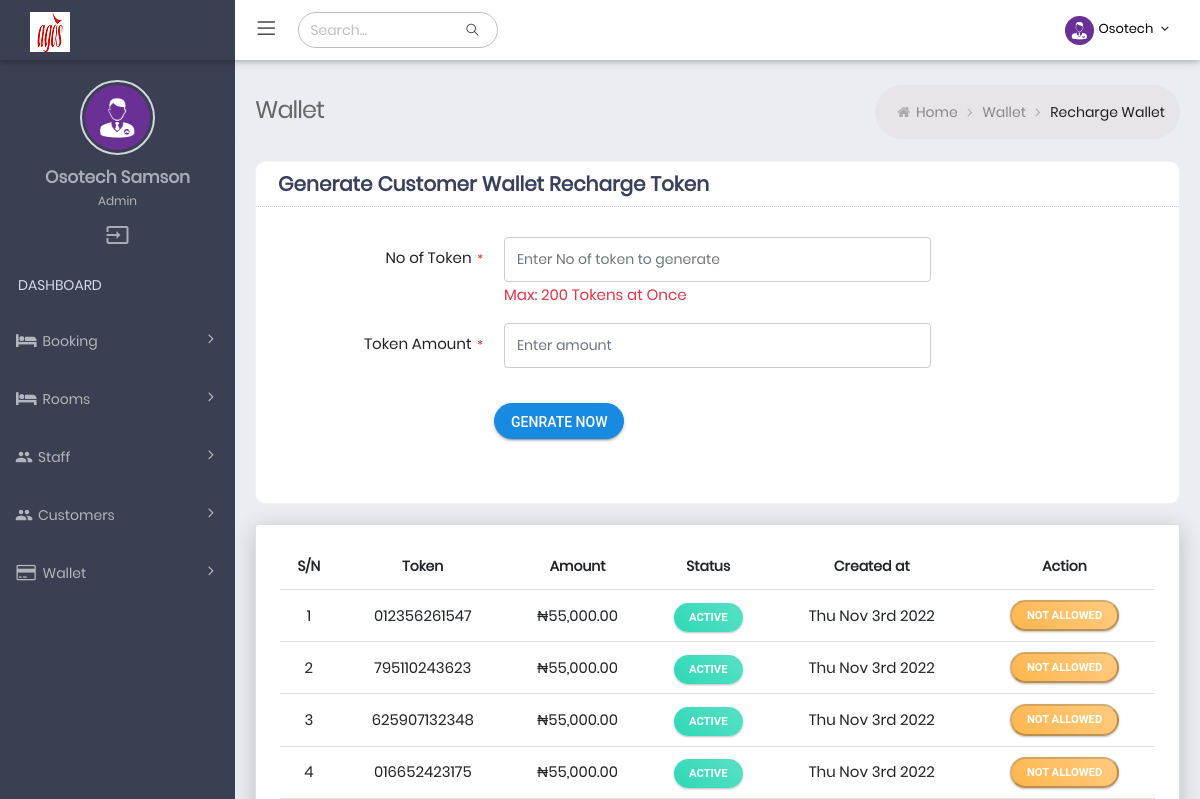
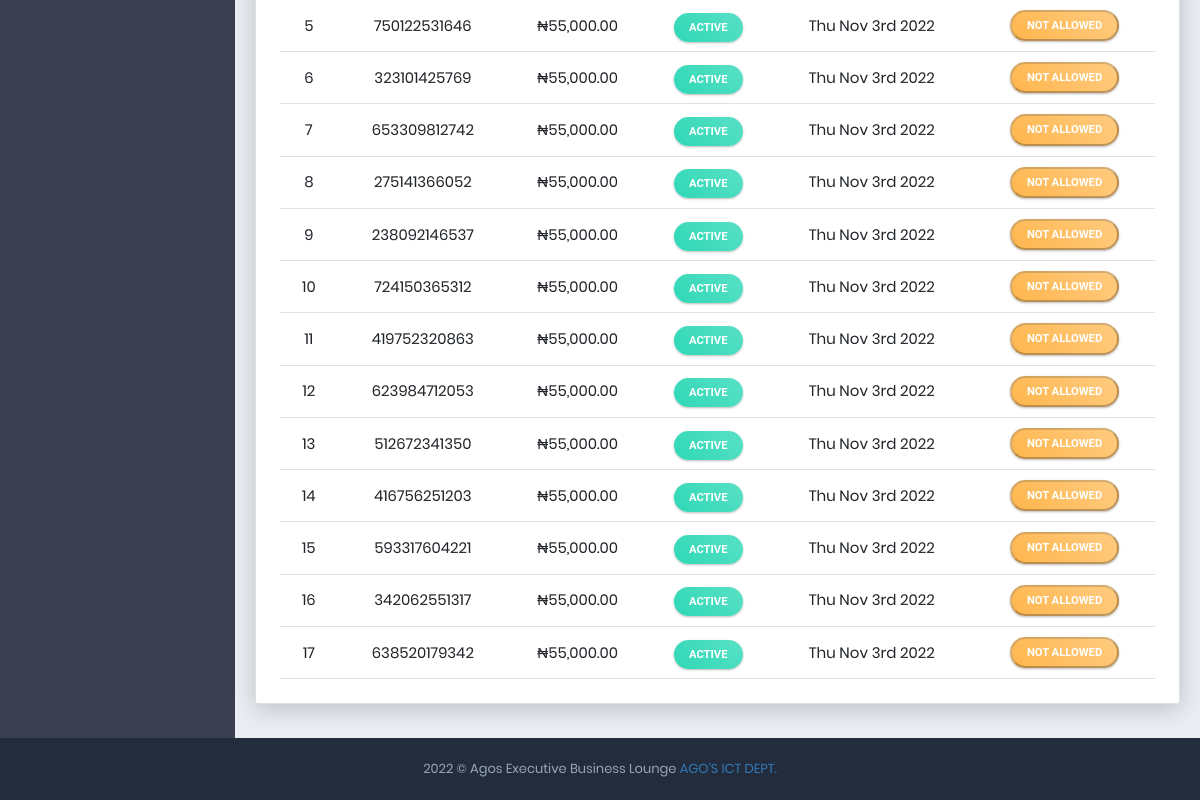
Page /generate (signed in) on the earlier database version (2 pictures, top to bottom).
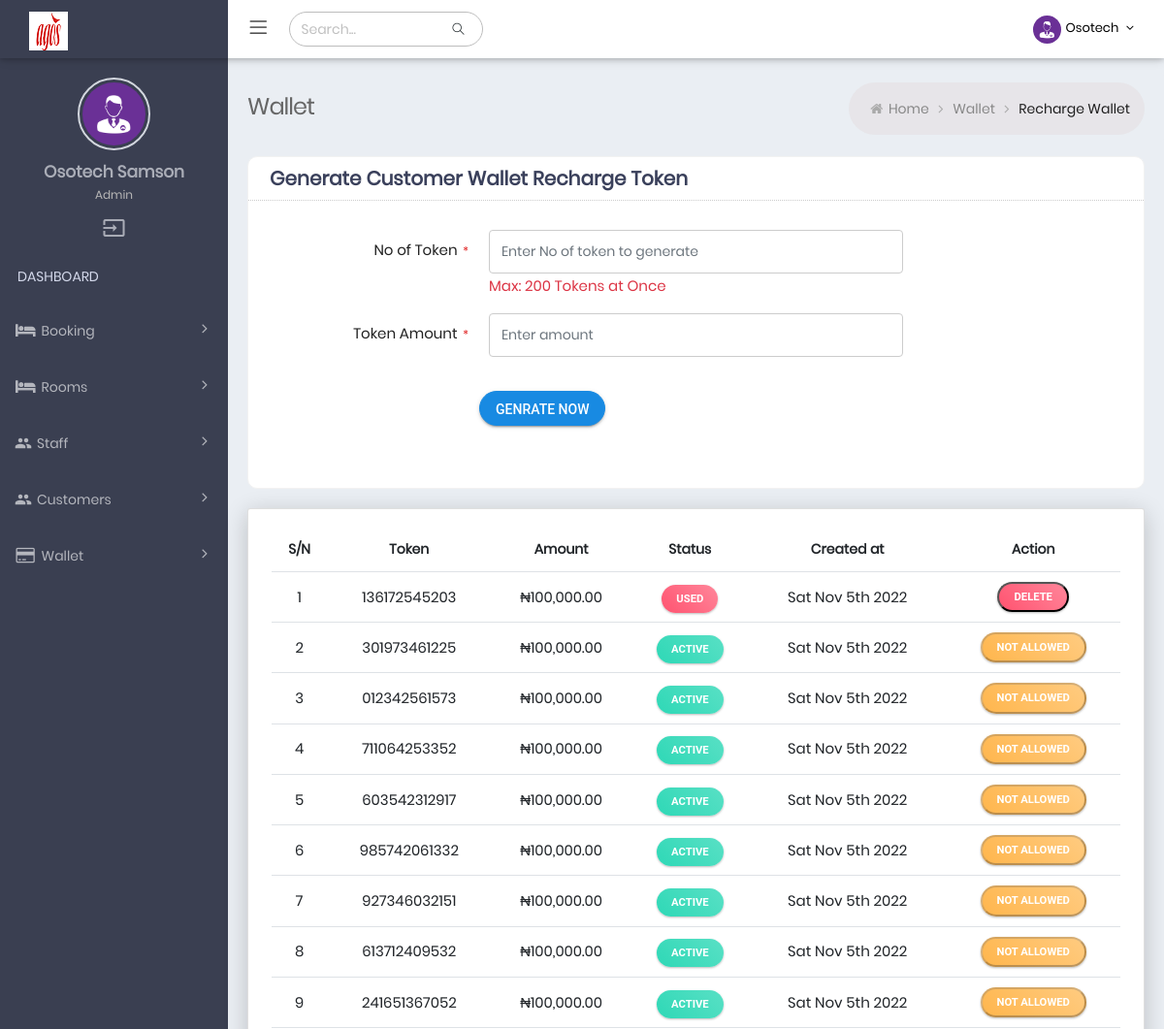
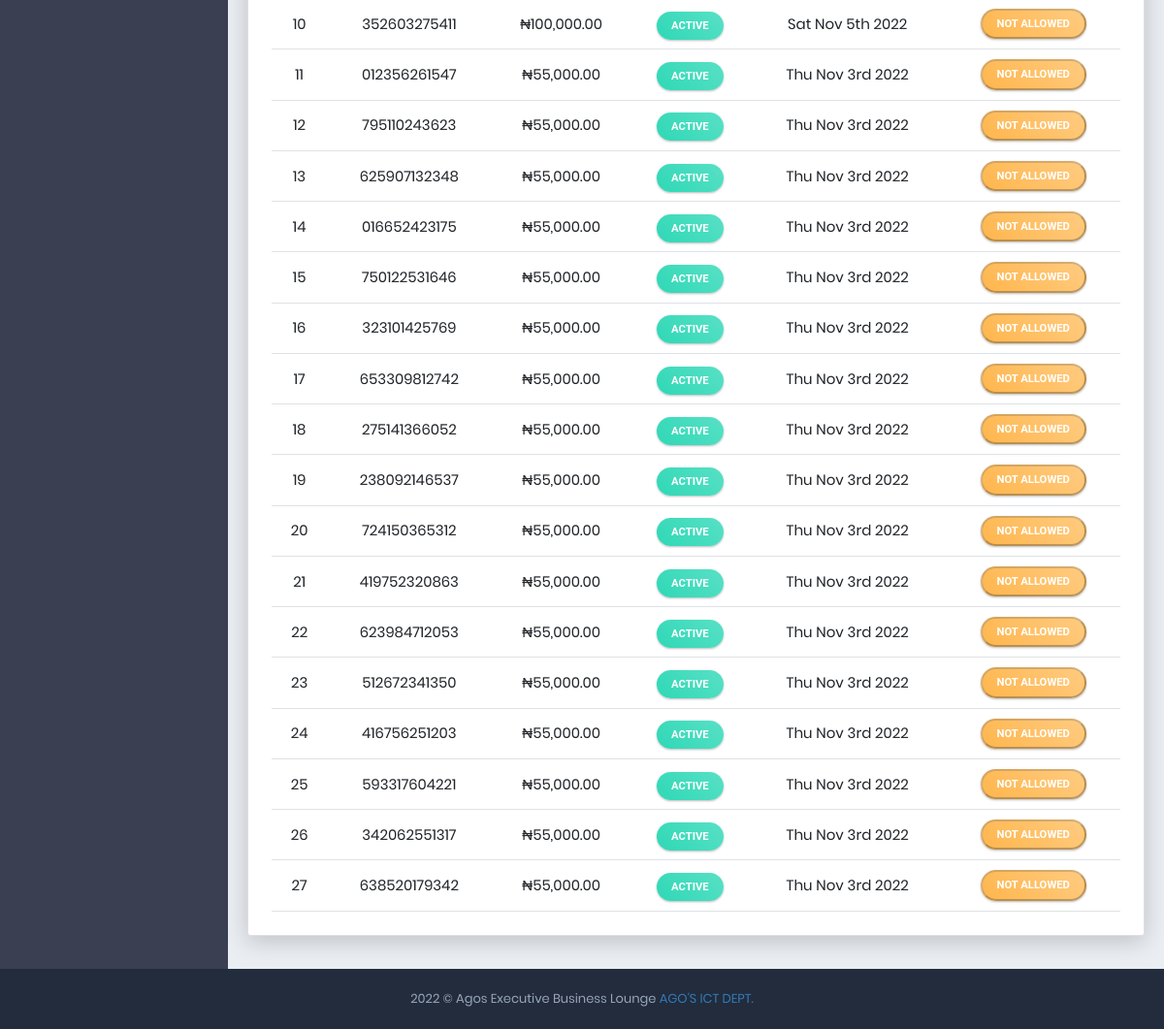
Same page on the later database version (2 pictures, top to bottom).
### tables this page shows
CREATE TABLE IF NOT EXISTS `admin_tbl` (
  `id` int(11) NOT NULL AUTO_INCREMENT,
  `username` varchar(50) DEFAULT NULL,
  `email` varchar(255) DEFAULT NULL,
  `password` varchar(255) DEFAULT NULL,
  `fullname` varchar(255) DEFAULT NULL,
  `role_type` varchar(50) NOT NULL DEFAULT 'Admin',
  `status` tinyint(1) NOT NULL DEFAULT 0 COMMENT '0= not active, 1=active',
  `verified` tinyint(1) NOT NULL DEFAULT 0 COMMENT '0=not verified, 1= verified',
  `is_online` tinyint(1) NOT NULL DEFAULT 0 COMMENT '0=offline, 1=online',
  `created_at` date NOT NULL,
  PRIMARY KEY (`id`)
);

CREATE TABLE IF NOT EXISTS `wallet_pins_tbl` (
  `id` bigint(20) NOT NULL AUTO_INCREMENT,
  `token` varchar(50) NOT NULL,
  `amount` float NOT NULL,
  `status` tinyint(1) NOT NULL DEFAULT 0 COMMENT '0= active, 1=used',
  `created_at` date NOT NULL,
  PRIMARY KEY (`id`),
  UNIQUE KEY `token` (`token`)
);

### Helper/helper.php (called while the page is built, shortened)
<?php
$Database = new Database();
$dbh = $Database->osotech_connect();
$Alert = new Alert();
$Core = new Core($dbh, $Alert);
$Admin = new Admin($dbh, $Core, $Alert);
$Pin = new Pin($dbh, $Core, $Alert);
$Admin->isAdminLoggedIn();
$admin_data = $Admin->getAdminById($_SESSION['AGOS_ADMIN_UNIQUE_ID']);

### App/Controller/Admin.php (called while the page is built, shortened)
<?php
class Admin
{
  private PDO $dbh;
  private $table = "admin_tbl";
  public function __construct($dbh, $Core, $Alert)
  {
    $this->dbh = $dbh;
  }
  public function getAdminById($aid)
  {
    $sql = "SELECT * FROM `{$this->table}` WHERE id=? LIMIT 1";
    $this->stmt = $this->dbh->prepare($sql);
    $this->response = $this->stmt->execute([$aid]);
    if ($this->stmt->rowCount() == '1') {
      $this->response = $this->stmt->fetch();
      return $this->response;
      $this->dbh = null;
    }
  }
}

### App/Controller/Pin.php (called while the page is built, shortened)
<?php
class Pin
{
  private PDO $dbh;
  private $table = "wallet_pins_tbl";
  public function __construct($dbh, $Core, $Alert)
  {
    $this->dbh = $dbh;
  }
  public function getAllWalletToken()
  {
    $this->query = "SELECT * FROM `{$this->table}` ORDER BY id DESC";
    $this->stmt = $this->dbh->prepare($this->query);
    $this->stmt->execute();
    if ($this->stmt->rowCount() > 0) {
      $this->response = $this->stmt->fetchAll();
      return $this->response;
    }
  }
}

### generate.php (the view, shortened to what this page needs)
<?php
require_once "Helper/helper.php";
?>
<!DOCTYPE html>
<html lang="en">
<head>
  <?php include_once("Inc/DatatableHeaderScript.php"); ?>
</head>
<body
  class="page-header-fixed sidemenu-closed-hidelogo page-content-white page-md header-white dark-sidebar-color logo-dark">
  <div class="page-wrapper">
    <?php include_once "Inc/Header.php" ?>
    <div class="page-container">
      <?php include_once "Inc/TopSidebar.php"; ?>
      <div class="page-content-wrapper">
        <div class="page-content">
          <div class="page-bar">
            <div class="page-title-breadcrumb">
              <div class=" pull-left">
                <div class="page-title">Wallet</div>
              </div>
              <ol class="breadcrumb page-breadcrumb pull-right">
                <li><i class="fa fa-home"></i>&nbsp;<a class="parent-item" href="./">Home</a>&nbsp;<i
                    class="fa fa-angle-right"></i>
                </li>
                <li><a class="parent-item" href="#">Wallet</a>&nbsp;<i class="fa fa-angle-right"></i>
                </li>
                <li class="active">Recharge Wallet</li>
              </ol>
            </div>
          </div>
          <div class="row">
            <div class="col-md-12 col-sm-12">
              <div class="card card-box">
                <div class="card-head">
                  <header class="text-center">Generate Customer Wallet Recharge Token</header>
                </div>
                <div class="card-body" id="bar-parent">
                  <form id="generateWalletTokenForm" class="form-horizontal">
                    <div class="form-body">
                      <div class="form-group row">
                        <label class="control-label col-md-3">No of Token
                          <span class="required"> * </span>
                        </label>
                        <div class="col-md-6">
                          <input type="number" name="no_of_token" data-required="1"
                            placeholder="Enter No of token to generate" class="form-control input-height" />
                          <span class="text-danger">Max: 200 Tokens at Once</span>
                        </div>
                      </div>
                      <div class="form-group row">
                        <label class="control-label col-md-3">Token Amount
                          <span class="required"> * </span>
                        </label>
                        <div class="col-md-6">
                          <input type="number" autocomplete="off" name="price" data-required="1"
                            placeholder="Enter amount" class="form-control input-height" />
                        </div>
                      </div>
                      <div class="form-actions">
                        <div class="row">
                          <div class="offset-md-3 col-md-9">
                            <button type="submit"
                              class="mdl-button mdl-js-button mdl-button--raised mdl-js-ripple-effect m-b-10 m-r-20 btn-circle btn-primary _loadingBtn__">Genrate
                              Now</button>
                          </div>
                        </div>
                      </div>
                    </div>
                  </form>
                </div>
              </div>
            </div>
          </div>
          <div class="card">
            <div class="card-body">
              <div class="table-scrollable">
                <table class="table table-checkable order-column full-width text-center" id="example4">
                  <thead>
                    <tr>
                      <th class="center"> S/N </th>
                      <th class="center"> Token </th>
                      <th class="center"> Amount </th>
                      <th class="center">Status </th>
                      <th class="center"> Created at </th>
                      <th class="center"> Action </th>
                    </tr>
                  </thead>
                  <tbody>
                    <?php
                    $activeTokens = $Pin->getAllWalletToken();
                    if ($activeTokens) {
                      $cnt = 0;
                      foreach ($activeTokens as $walletToken) {
                        $cnt++; ?>
                    <tr>
                      <td><?php echo $cnt; ?></td>
                      <td><?php echo $walletToken->token; ?></td>
                      <td>&#8358;<?php echo number_format($walletToken->amount, 2); ?></td>
                      <td>
                        <?php echo $walletToken->status == '0' ? '<span class="label label-success label-xs label-rouded">Active</span>' : '<span class="label label-danger label-xs label-rouded">Used</span>'; ?>
                      </td>
                      <td><?php echo date("D M jS Y", strtotime($walletToken->created_at)); ?></td>
                      <td> <?php if ($walletToken->status == '0') { ?>
                        <button type="button" disabled class="label label-warning label-xs label-rouded">
                          Not Allowed</button>
                        <?php
                                } else { ?>
                        <button type="button"
                          class="label label-danger label-md label-rouded remove_token_btn token_btn_<?php echo $walletToken->id; ?>"
                          data-id="<?php echo $walletToken->id; ?>"
                          data-action="remove_token_from_table">Delete</button>
                        <?php } ?>
                      </td>
                    </tr>
                    <?php
                      }
                    }
                    ?>
                  </tbody>
                </table>
              </div>
            </div>
          </div>
        </div>
      </div>
    </div>
    <?php include_once "Inc/Footer.php"; ?>
  </div>
</body>
</html>

### Inc/DatatableHeaderScript.php (shortened to what this page needs)
<link href="assets/plugins/simple-line-icons/simple-line-icons.min.css" rel="stylesheet" type="text/css" />
<link href="assets/plugins/font-awesome/css/font-awesome.min.css" rel="stylesheet" type="text/css" />
<link href="assets/plugins/bootstrap/css/bootstrap.min.css" rel="stylesheet" type="text/css" />
<link rel="stylesheet" href="assets/plugins/material/material.min.css">
<link rel="stylesheet" href="assets/css/material_style.css">
<link href="assets/plugins/datatables/plugins/bootstrap/dataTables.bootstrap4.min.css" rel="stylesheet"
  type="text/css" />
<link href="assets/css/pages/animate_page.css" rel="stylesheet">
<link rel="stylesheet" href="assets/plugins/jquery-toast/dist/jquery.toast.min.css">
<link href="assets/css/style.css" rel="stylesheet" type="text/css" />
<link href="assets/css/plugins.min.css" rel="stylesheet" type="text/css" />
<link href="assets/css/responsive.css" rel="stylesheet" type="text/css" />
<link href="assets/css/theme-color.css" rel="stylesheet" type="text/css" />

### Inc/Header.php (shortened to what this page needs)
<div class="page-header navbar navbar-fixed-top">
  <div class="page-header-inner ">
    <div class="page-logo">
      <a href="./">
        <img alt="" src="assets/img/logo.png">
        <span class="logo-default"></span> </a>
    </div>
    <ul class="nav navbar-nav navbar-left in">
      <li><a href="javascript:void(0);" class="menu-toggler sidebar-toggler"><i class="icon-menu"></i></a></li>
    </ul>
    <form class="search-form-opened" action="#" method="GET">
      <div class="input-group">
        <input type="text" class="form-control" placeholder="Search..." name="query">
        <span class="input-group-btn search-btn">
          <a href="javascript:;" class="btn submit">
            <i class="icon-magnifier"></i>
          </a>
        </span>
      </div>
    </form>
    <?php include_once "Inc/TopMenuBar.php"; ?>
  </div>
</div>

### Inc/TopMenuBar.php (shortened to what this page needs)
<div class="top-menu">
  <ul class="nav navbar-nav pull-right">
    <li class="dropdown dropdown-user">
      <a href="javascript:;" class="dropdown-toggle" data-bs-toggle="dropdown" data-hover="dropdown"
        data-close-others="true">
        <img alt="" class="img-circle " src="assets/img/user-image.jpg" />
        <span class="username username-hide-on-mobile"> <?php echo ucfirst($admin_data->username); ?> </span>
        <i class="fa fa-angle-down"></i>
      </a>
    </li>
  </ul>
</div>

### Inc/TopSidebar.php (shortened to what this page needs)
<div class="sidebar-container">
  <div class="sidemenu-container navbar-collapse collapse fixed-menu">
    <div id="remove-scroll">
      <ul class="sidemenu page-header-fixed p-t-20" data-keep-expanded="false" data-auto-scroll="true"
        data-slide-speed="200">
        <li class="sidebar-user-panel">
          <div class="user-panel">
            <div class="row">
              <div class="sidebar-userpic">
                <img src="assets/img/user-image.jpg" class="img-responsive" alt="">
              </div>
            </div>
            <div class="profile-usertitle">
              <div class="sidebar-userpic-name"> <?php echo ucfirst($admin_data->fullname); ?> </div>
              <div class="profile-usertitle-job"> <?php echo ucfirst($admin_data->role_type); ?> </div>
            </div>
            <div class="sidebar-userpic-btn">
              <a class="tooltips" onclick="return confirm('Do you really want to Sign Out?');"
                href="logout?action=destroy_admin_session" data-placement="top" data-original-title="Logout">
                <i class="material-icons">input</i>
              </a>
            </div>
          </div>
        </li>
        <li class="menu-heading">
          <span class="text-center">DASHBOARD</span>
        </li>
        <li class="nav-item">
          <a href="#" class="nav-link nav-toggle">
            <i class="fa fa-bed"></i>
            <span class="title">Booking</span>
          </a>
        </li>
        <li class="nav-item">
          <a href="#" class="nav-link nav-toggle">
            <i class="fa fa-bed"></i>
            <span class="title">Rooms</span>
          </a>
        </li>
        <li class="nav-item">
          <a href="#" class="nav-link nav-toggle">
            <i class="material-icons">group</i>
            <span class="title">Staff</span>
          </a>
        </li>
        <li class="nav-item">
          <a href="#" class="nav-link nav-toggle">
            <i class="material-icons">group</i>
            <span class="title">Customers</span>
          </a>
        </li>
        <li class="nav-item">
          <a href="#" class="nav-link nav-toggle">
            <i class="fa fa-credit-card"></i>
            <span class="title">Wallet</span>
          </a>
        </li>
      </ul>
    </div>
  </div>
</div>

### Inc/Footer.php (shortened to what this page needs)
<div class="page-footer">
  <div class="page-footer-inner"> <?php echo date("Y") ?> &copy; Agos Executive Business Lounge
    <a href="mailto:info@agosoffices.com" target="_top" class="makerCss">AGO'S ICT DEPT.</a>
  </div>
</div>

### assets/css/material_style.css (style rules this page uses)
.material-icons { font-family: "Material Icons"; font-weight: normal; font-style: normal; font-size: 24px; display: inline-block; line-height: 1; text-transform: none; letter-spacing: normal; word-wrap: normal; white-space: nowrap; direction: ltr; -webkit-font-smoothing: antialiased; text-rendering: optimizeLegibility; -moz-osx-font-smoothing: grayscale; font-feature-settings: "liga"; }
.full-width { width: 100% !important; }
.page-header.navbar .page-logo { line-height: 1.7 !important; }
.mdl-js-button { right: 10px; }

### assets/css/responsive.css (style rules this page uses)
@media only screen and (min-width:768px) { .form-horizontal .control-label { padding-top: 7px; margin-bottom: 0; text-align: right; } }
@media only screen and (min-width:768px) { .navbar-left { float: left!important; } }
@media (min-width:768px) { .navbar-nav>li { float: left; } }
@media (min-width:992px) { .sidemenu-container { width: 235px; float: left; position: relative; margin-right: -100% } }
@media (min-width:992px) { .sidemenu-container.collapse { display: block; max-height: none !important } }
@media (min-width:992px) { .page-content-wrapper { float: left; width: 100% } }
@media (min-width:992px) { .page-content-wrapper .page-content { margin-left: 235px; margin-top: 0; min-height: 600px; padding: 25px 20px 10px } }
@media (min-width:992px) { .page-footer { clear: left } }

### assets/css/theme-color.css (style rules this page uses)
:root { --sidebar-color: #ffffff; --sidebar-font-color: #4680ff; --logo-color: #222c3c; --header-color: #6673FC; }
.dark-sidebar-color .sidemenu-container { background-color: #3a3f51; }
.dark-sidebar-color .sidemenu-container .sidemenu>li>a, .dark-sidebar-color .sidemenu-closed.sidemenu-container-fixed .sidemenu-container:hover .sidemenu>li>a { color: #b4b6bd; border-bottom:none; }
.dark-sidebar-color .user-panel { color: #ccc; }
.dark-sidebar-color .page-container { background-color : #3a3f51; }
.logo-dark .page-header.navbar .page-logo { background: #3a3f51; }
.header-white .page-header.navbar { background-color: #ffffff; }
.header-white form.search-form-opened { float: left; width: 100%; max-width: 200px; background-color: transparent; color: #fff; border-radius: 30px; margin: 12px 0 0 10px; border: 1px solid #bdbdbd; }
.header-white .page-header.navbar .top-menu .navbar-nav>li.dropdown-language>.dropdown-toggle>.langname, .header-white .page-header.navbar .top-menu .navbar-nav>li.dropdown-user>.dropdown-toggle>.username, .header-white .page-header.navbar .top-menu .navbar-nav>li.dropdown-user>.dropdown-toggle>i { color: #000; }
.header-white .page-header.navbar .top-menu .navbar-nav>li.dropdown .dropdown-toggle>i { color: #000; }
.header-white .menu-toggler i.icon-menu { color: #000000; font-size: 18px; }

Differences in the rows shown:
added wallet_pins_tbl: token "136172545203", amount "100,000.00", status "USED", created_at "Sat Nov 5th 2022"
added wallet_pins_tbl: token "301973461225", amount "100,000.00", status "ACTIVE", created_at "Sat Nov 5th 2022"
added wallet_pins_tbl: token "012342561573", amount "100,000.00", status "ACTIVE", created_at "Sat Nov 5th 2022"
added wallet_pins_tbl: token "711064253352", amount "100,000.00", status "ACTIVE", created_at "Sat Nov 5th 2022"
added wallet_pins_tbl: token "603542312917", amount "100,000.00", status "ACTIVE", created_at "Sat Nov 5th 2022"
added wallet_pins_tbl: token "985742061332", amount "100,000.00", status "ACTIVE", created_at "Sat Nov 5th 2022"
added wallet_pins_tbl: token "927346032151", amount "100,000.00", status "ACTIVE", created_at "Sat Nov 5th 2022"
added wallet_pins_tbl: token "613712409532", amount "100,000.00", status "ACTIVE", created_at "Sat Nov 5th 2022"
added wallet_pins_tbl: token "241651367052", amount "100,000.00", status "ACTIVE", created_at "Sat Nov 5th 2022"
added wallet_pins_tbl: token "352603275411", amount "100,000.00", status "ACTIVE", created_at "Sat Nov 5th 2022"
